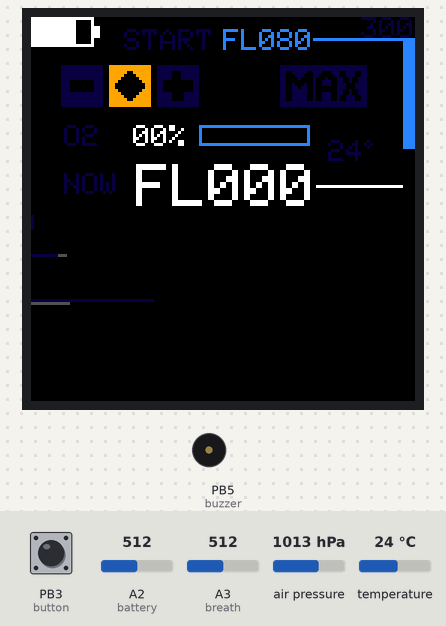
The sketch below on a simulated ATtiny85, built with avr-gcc and run on an emulated ATtiny85. Parts: 128×128 colour display, buzzer (waves = sounding, pin HIGH). The test bench sets the inputs (shaded band); at power-on: air pressure 1013 hPa, A2 (battery) = 512, A3 (breath) = 512, PB3 (button) HIGH, temperature 24 °C.

Above: at 5.6 s.
5.7 s: air pressure set to 952 hPa
At 6.54 s:
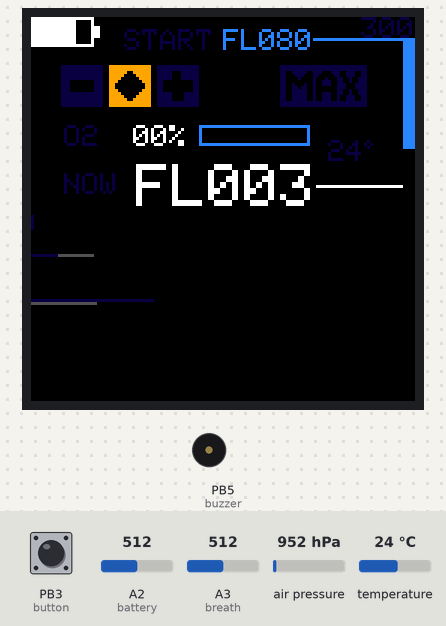
7.4 s: A2 (battery) set to 716
At 7.57 s:
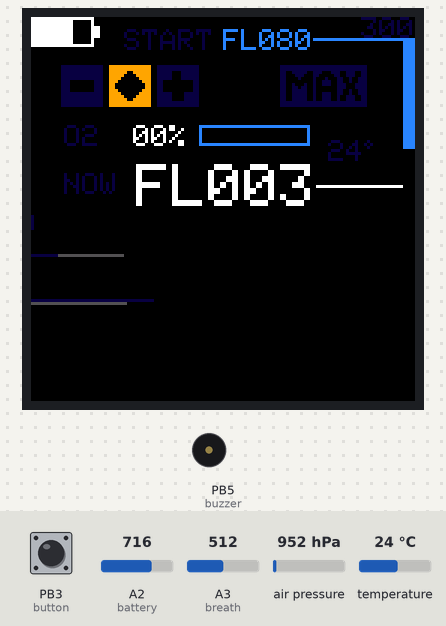
8.9 s: A2 (battery) set to 700
At 10.67 s:
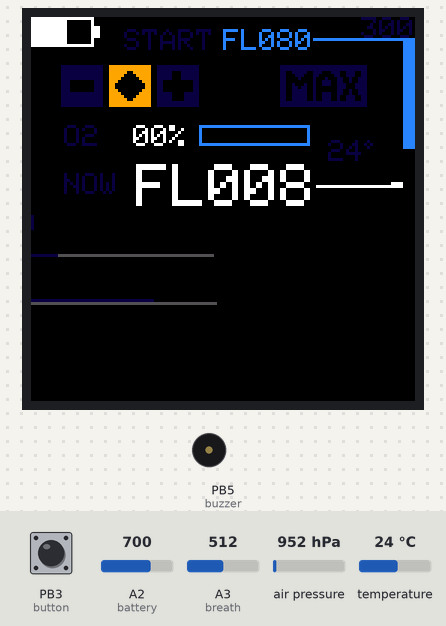
11.9 s: A2 (battery) set to 685
At 13.57 s:
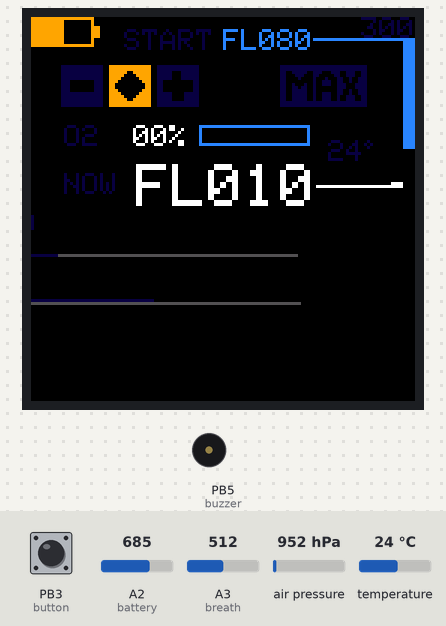
15.2 s: A2 (battery) set to 306
At 22.53 s:
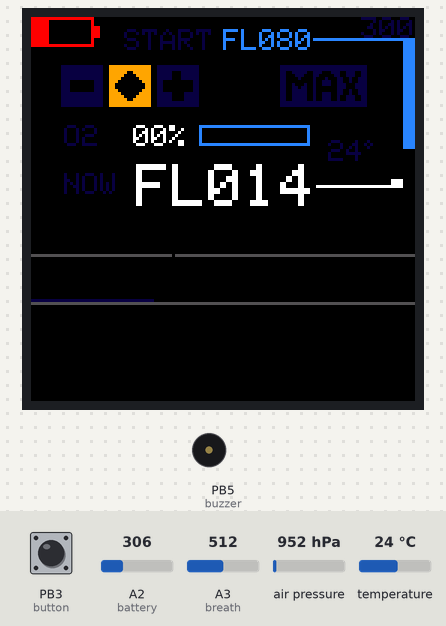
22.7 s: A3 (breath) set to 716
At 22.84 s:
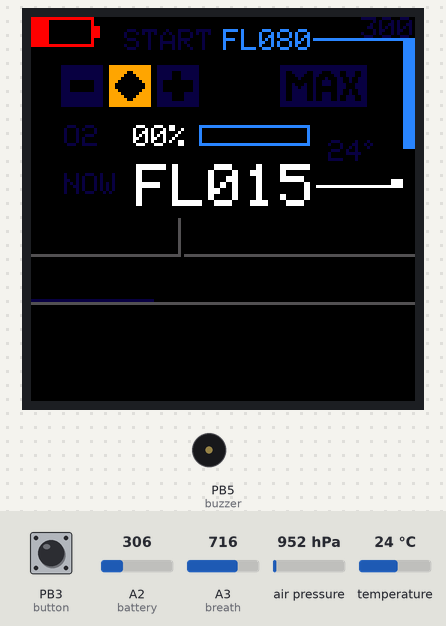

The sketch:

firmware.ino
```cpp
// (licence header left out)
// Developed on Arduino 1.6.9

// version
#define VERSION "0.9.1"

// debug switches
// #define SIMULATE_ALTITUDE 4500

// display pins
#define sclk 13
#define mosi 11
#define dc   8
#define cs   10
#define rst  9

// barometric I2C
#define baro_scl A4
#define baro_sda A5

#define breath A3    // differential pressure sensor
#define button 3     // ui button
#define buzzer 5     // piezo buzzer
#define battery A2   // battery voltage
#define valve 6      // air valve

// Color definitions
// use this python code to generate
// def color16bit(r,g,b):  # r,g,b ... 0-255
//    return hex(((((r >> 3) << 6) | g >> 2) << 5) | b >> 3)
#define	BLACK           0x0000
#define	BLUE            0x001F
#define	RED             0xF800
#define	GREEN           0x07E0
#define CYAN            0x07FF
#define OXYBLUE         0x2C3F
#define MAGENTA         0xF81F
#define YELLOW          0xFFE0
#define WHITE           0xFFFF
#define GRAY            0x7BEF
#define DARKGRAY        0x528A
#define ORANGE          0xFC23
#define UIORANGE        0xFD20
#define DARKORANGE      0xFD20
#define NAVY            0x000F
#define DARKGREEN       0x03E0
#define DARKCYAN        0x03EF
#define MAROON          0x7800
#define PURPLE          0x780F
#define OLIVE           0x7BE0
#define LIGHTGRAY       0xC618
#define DARKBLUE        0x0808
#define DARKRED         0x7080
#define GREENYELLOW     0xAFE5
#define PINK            0xF81F

#include <SPI.h>
#include "Adafruit_GFX.h"
#include "Adafruit_SSD1351.h"

#include <Wire.h>
#include "Adafruit_Sensor.h"
#include "Adafruit_BMP085_U.h"

extern "C" {
  #include "rhythm.h"
  #include "bitmaps.c"
}

// breathing sensor
uint16_t last_sense_breathing = 0;      // for sample timing
uint16_t last_sense_breathing_dur = 0;  // for samble timing
int breathval = 0;
uint16_t graph_col = DARKGRAY;

// altitude sensor
uint16_t last_sense_altitude = 0;
uint16_t last_sense_altitude_dur = 0;
int pressure = 0;
int temperature = 0;
int altitude = 0;  // pressure alt (bases on 1013 hPa)
float altitude_smoothed = 0;
// barometric sensor via I2C
Adafruit_BMP085_Unified bmp = Adafruit_BMP085_Unified(10085);

// oxygen setting related
#define METERS2FEET 3.28084
#define OXYGEN_100PCT_FL 300  // FL300
#define OXYGEN_100PCT_ALTITUDE 9144  // FL300
int oxygen_start_fls[] = {80, 50}; // FL80, FL50, CAREFUL: length 2 expected
int oxygen_start_alts[] = {2625, 1524}; // FL80, FL50, CAREFUL: length 2 expected
uint8_t alt_setting = 0;  // used as index in above arrays
int oxygen_pct = 0;

// battery voltage monitoring
uint16_t last_sense_battery = 0;
uint16_t last_sense_battery_dur = 0;
float bat_pct = 0.9;
uint16_t bat_col = WHITE;

// interface
volatile bool button_short_handled = true;
volatile uint16_t last_button = 0;
volatile uint16_t last_button_dur = 0;
bool state = LOW;
// adjustment percentages, applied to oxygen_pct
float adj_pcts[] = {0.7, 1.0, 1.3, 100.0};  // CAREFUL: length 4 expected
uint8_t adj_setting = 0;  // will be 1 after registering interrupt
#define SAMPLES_GRAPH_WIDTH 128
uint8_t samplepos = 0;
char charBuf[50];
// display via SPI, 128x96
Adafruit_SSD1351 tft = Adafruit_SSD1351(cs, dc, rst);


void onButton() {
  state = !state;
  last_button_dur = millis()-last_button;
  last_button = millis();
  if (state && last_button_dur > 40) {  // filter bounces
    button_short_handled = false;
  }
}


void setup(void) {
  analogReference(EXTERNAL);
  pinMode(breath, INPUT);
  pinMode(button, INPUT_PULLUP);
  pinMode(valve, OUTPUT);
  pinMode(buzzer, OUTPUT);
  pinMode(battery, INPUT);
  // analogWrite(buzzer, 150);

  // check for button held during power up
  bool button_held = false;
  if (!digitalRead(button)) { // pressed
    button_held = true;
  }

  // Serial.begin(9600);
  // Serial.println("init");
  tft.begin();
  //tft.setRotation(1);  // 1: 90 clockwise, 2: 180, 3: 270
  tft.fillScreen(BLACK);

  /* Initialise the barometric sensor */
  if(!bmp.begin())
  {
    /* There was a problem detecting the BMP085 ... check your connections */
    // Serial.print("Ooops, no BMP085 detected ... Check your wiring or I2C ADDR!");
    while(1);
  }

  // testtriangles();
  // tft.invert(true);
  // title animation
  tft.drawXBitmap(20, 76, glider_bits, glider_width, glider_height, WHITE);
  delay(200);
  tft.fillScreen(BLACK);
  tft.drawXBitmap(20, 56, glider_bits, glider_width, glider_height, WHITE);
  tft.drawXBitmap(-60, 65, cloud_left_bits, cloud_left_width, cloud_left_height, WHITE);
  tft.drawXBitmap(133, 65, cloud_right_bits, cloud_right_width, cloud_right_height, WHITE);
  delay(200);
  tft.fillScreen(BLACK);
  tft.drawXBitmap(20, 36, glider_bits, glider_width, glider_height, WHITE);
  tft.drawXBitmap(-40, 65, cloud_left_bits, cloud_left_width, cloud_left_height, WHITE);
  tft.drawXBitmap(113, 65, cloud_right_bits, cloud_right_width, cloud_right_height, WHITE);
  delay(200);
  tft.fillScreen(BLACK);
  tft.drawXBitmap(20, 16, glider_bits, glider_width, glider_height, WHITE);
  tft.drawXBitmap(-20, 65, cloud_left_bits, cloud_left_width, cloud_left_height, WHITE);
  tft.drawXBitmap(93, 65, cloud_right_bits, cloud_right_width, cloud_right_height, WHITE);
  delay(200);
  tft.fillScreen(BLACK);
  tft.drawXBitmap(20, -14, glider_bits, glider_width, glider_height, GRAY);
  tft.drawXBitmap(0, 35, cloud_left_bits, cloud_left_width, cloud_left_height, GRAY);
  tft.drawXBitmap(73, 35, cloud_right_bits, cloud_right_width, cloud_right_height, GRAY);
  delay(200);
  tft.fillScreen(BLACK);
  tft.drawXBitmap(20, -44, glider_bits, glider_width, glider_height, GRAY);
  tft.drawXBitmap(0, 5, cloud_left_bits, cloud_left_width, cloud_left_height, GRAY);
  tft.drawXBitmap(73, 5, cloud_right_bits, cloud_right_width, cloud_right_height, GRAY);
  delay(200);
  tft.fillScreen(BLACK);
  tft.setTextSize(2);
  displayText("WAVEGLIDE", 12, 28, ORANGE);
  tft.setTextSize(1);
  displayText("firmware   v", 12, 50, ORANGE);
  displayText(VERSION, 86, 50, WHITE);
  displayText("(beta testing only)", 8, 64, GRAY);
  delay(3000);
  tft.fillScreen(BLACK);

  // build GUI
  //
  displayText("START", 31, 4, DARKBLUE);
  displayText("FL080", 64, 4, OXYBLUE);
  tft.drawLine(94, 7, 127, 7, OXYBLUE);
  // tft.fillRect(124, 8, 4, 48, OXYBLUE);
  tft.fillRect(124, 8, 4, map(oxygen_start_fls[alt_setting], 0, OXYGEN_100PCT_FL, 48, 0), OXYBLUE);
  displayText("300", 110, 0, DARKBLUE);

  adj_draw_rects();
  tft.fillRect(26, 16, 14, 14, UIORANGE);
  adj_draw_symbols();

  displayText("O2", 11, 36, DARKBLUE);
  tft.fillRect(56, 36, 37, 7, OXYBLUE);
  displayText("100%", 28, 36, WHITE);

  displayText("NOW", 11, 52, DARKBLUE);
  tft.setTextSize(2);
  displayText("FL000", 35, 49, WHITE);
  tft.setTextSize(1);
  tft.drawLine(95, 56, 123, 56, WHITE);
  // tft.fillRect(124, 48, 4, 8, WHITE);
  // temperature
  displayText("00", 99, 41, DARKBLUE);
  tft.drawPixel(112, 41, DARKBLUE);
  tft.drawPixel(112, 43, DARKBLUE);
  tft.drawPixel(111, 42, DARKBLUE);
  tft.drawPixel(113, 42, DARKBLUE);
  displayText("0", 123, 57, DARKBLUE);


  // set alt mode
  if (button_held) {
    // If button was helled during power-up set to next alt mode.
    // Specifically this means oxygenation starts at a higher alt.
    alt_setting++;
    if (alt_setting >= 2) { alt_setting = 0; }
    sprintf(charBuf, "FL%03i", oxygen_start_fls[alt_setting]);
    // draw
    if (alt_setting == 0) {
      tft.fillRect(63, 4, 32, 7, BLACK);
      displayText(charBuf, 64, 4, OXYBLUE);
      tft.fillRect(124, 8, 4, 48, OXYBLUE);
    } else if (alt_setting == 1) {
      tft.fillRect(63, 4, 32, 7, OXYBLUE);
      displayText(charBuf, 64, 4, BLACK);
      tft.fillRect(124, 8, 4, 48, BLACK);
      tft.fillRect(124, 8, 4, map(oxygen_start_fls[alt_setting], 0, OXYGEN_100PCT_FL, 48, 0), OXYBLUE);
    }
  }

  // enable button interrupt
  attachInterrupt(digitalPinToInterrupt(button), onButton, CHANGE);
}


void loop() {
  last_sense_breathing_dur = millis()-last_sense_breathing;
  if (last_sense_breathing_dur > RHYTHM_TEMPRES) {
    sense_breathing();
    last_sense_breathing = millis();
  }

  last_sense_altitude_dur = millis()-last_sense_altitude;
  if (last_sense_altitude_dur > RHYTHM_TEMPRES*20) {
    sense_altitude();
    last_sense_altitude = millis();
  }

  last_sense_battery_dur = millis()-last_sense_battery;
  if (last_sense_battery_dur > RHYTHM_TEMPRES*30) {
    sense_battery();
    last_sense_battery = millis();
  }

  // handle short button press
  if (!button_short_handled) {
    handle_short_button();
    button_short_handled = true;
  }
}


void sense_breathing() {
  breathval = analogRead(breath);
  rhythm_addval(breathval);
  // Serial.println(breathval);
  int val = (breathval-rhythm_get_baseline())*0.4;
  if (val > 12) { val = 12; }
  if (val < -12) { val = -12; }
  if (!baseline_set()) { graph_col = DARKBLUE; }
  tft.drawLine(samplepos, 79, samplepos, 79-val, graph_col);
  if (samplepos+1 < tft.width()) {
   tft.drawLine(samplepos+1, 93, samplepos+1, 64, BLACK);
  } else {
   tft.drawLine(0, 93, 0, 64, BLACK);
  }
  if (++samplepos == SAMPLES_GRAPH_WIDTH) { samplepos = 0; } // inc, wrap

  if (rhythm_oxygen(oxygen_pct)) {
    digitalWrite(valve, HIGH);
    graph_col = OXYBLUE;
  } else {
    digitalWrite(valve, LOW);
    graph_col = DARKGRAY;
  }

  // display period
  tft.drawLine(0, 94, tft.width(), 94, BLACK);
  tft.drawLine(0, 94, rhythm_get_period(), 94, DARKBLUE);

  // display phase
  tft.drawLine(0, 95, tft.width(), 95, BLACK);
  tft.drawLine(0, 95, rhythm_get_phase(), 95, DARKGRAY);

}


void sense_altitude() {
  sensors_event_t event;
  bmp.getEvent(&event);

  // Display the results (barometric pressure is measure in hPa)
  if (event.pressure) {
    pressure = round(event.pressure);
    float temp;
    bmp.getTemperature(&temp);
    temperature = round(temp);
    // print numeral
    sprintf(charBuf, "%02i", constrain(temperature, 0, 99));
    tft.fillRect(99, 41, 12, 7, BLACK);
    displayText(charBuf, 99, 41, DARKBLUE);
    // Serial.print("Temperature: ");
    // Serial.print(temp);
    // Serial.println(" C");

    float seaLevelPressure = SENSORS_PRESSURE_SEALEVELHPA;
    altitude = round(bmp.pressureToAltitude(seaLevelPressure,
                                            event.pressure,
                                            temperature));
    if (altitude < altitude_smoothed + 20000
        && altitude > altitude_smoothed - 1000) {
      #ifdef SIMULATE_ALTITUDE
      altitude_smoothed = SIMULATE_ALTITUDE;
      #else
      altitude_smoothed = 0.8*altitude_smoothed + 0.2*altitude;
      #endif
      set_oxygen_pct(altitude_smoothed);
    } else {
      // reject
    }
    // print numeral, flight level, in feet, /100, rounded to nearest 500
    // int flight_level = round((altitude_smoothed * METERS2FEET)/500) * 5;
    // flight level, do not round to nearest 500
    int flight_level = round((altitude_smoothed * METERS2FEET)/100);
    flight_level = constrain(flight_level, 0, OXYGEN_100PCT_FL);
    sprintf(charBuf, "%03i", flight_level);
    tft.fillRect(59, 49, 36, 14, BLACK);
    tft.setTextSize(2);
    displayText(charBuf, 59, 49, WHITE);
    tft.setTextSize(1);
    tft.fillRect(120, 8, 4, 48, BLACK);
    int flheight = map(flight_level, 0, OXYGEN_100PCT_FL, 0, 48);
    tft.fillRect(120, 8+(48-flheight), 4, flheight, WHITE);
  } else {
    // Serial.println("Sensor error");
  }
}


void set_oxygen_pct(float alt) {
  // required oxygen by altitude see ch.12 "Dancing with the Wind" by Clement
  // FL000 - 21%
  // FL050 - 25%
  // FL100 - 30%
  // FL150 - 37%
  // FL200 - 45%
  // FL250 - 56%
  // FL300 - 70%
  //
  // Let's assume the following:
  // - nose cannula cannot supply more than 70% tops
  // - average tidal lung volume is 500ml, https://en.wikipedia.org/wiki/Tidal_volume
  // - the average inhale freq is 12/min or 0.2Hz
  // - the average inhalation volume is 6l/min, regulator is set to it
  //
  // The question is how long (pct of inhalation time) needs to be oxygenated
  // full (70%) to achieve the oxygen levels of the above table.
  // 70*(pct/100.0) + 21*(1.0-(pct/100.0)) =  required_o2_pct
  //
  // Oxygenation times:
  // FL000 -    0m -   0%
  // FL050 - 1524m -   8%
  // FL100 - 3048m -  19%
  // FL150 - 4572m -  33%
  // FL200 - 6096m -  49%
  // FL250 - 7620m -  72%
  // FL300 - 9144m - 100%
  //
  // Need function to produce these factors:
  //    0 -> 0
  // 1524 -> 0.00525
  // 3048 -> 0.00623
  // 4572 -> 0.00722
  // 6096 -> 0.00803
  // 7620 -> 0.00945
  // 9144 -> 0.01094
  //
  // Fitting these values:
  // [[1524,0.00525], [3048,0.00623], [4572,0.00722], [6096,0.00803], [7620,0.00945], [9144,0.01094]]
  // came up with this (using the "Fit" command on WolframAlpha):
  // (0.0000008*x**2+ 0.0036*x)
  // (0.00000084*x**2+ 0.00347*x)-2 - norm curve (less for initial O2 bursts)
  // (0.00000134*x**2+ 0.0036*x) - high curve
  // ((0.00000180*(x-1400)**2)+3) - low curve

  if (adj_setting == 3) {  // max setting -> 100%
    oxygen_pct = 100;
  } else {
    // set a oxygen percentaged based on altitude
    if (alt > oxygen_start_alts[alt_setting]) {
      if (alt < OXYGEN_100PCT_ALTITUDE) {
        // oxygen_pct = map(alt, 0, OXYGEN_100PCT_ALTITUDE, 0, 100); // linearly
        // oxygen_pct = (0.0000008*alt + 0.0036)*alt; // above function
        oxygen_pct = ((0.00000180*(alt-1400)*(alt-1400))+3);  // above function
      } else {
        oxygen_pct = 100; // 100%
      }
    } else {
      oxygen_pct = 0; // 0%, below start altitude
    }
    // apply adjustement setting
    oxygen_pct = oxygen_pct * adj_pcts[adj_setting];
    oxygen_pct = constrain(oxygen_pct, 0, 100);
  }
  // Display
  tft.fillRect(28, 36, 18, 7, BLACK);
  int pctwidth = map(oxygen_pct, 0, 100, 0, 35);
  if (oxygen_pct < 100) {
    sprintf(charBuf, "%02i", oxygen_pct);
    displayText(charBuf, 34, 36, WHITE);
    tft.fillRect(57, 37, pctwidth, 5, OXYBLUE);
    tft.fillRect(57+pctwidth, 37, 35-pctwidth, 5, BLACK);
  } else if (oxygen_pct >= 100) {
    sprintf(charBuf, "%i", oxygen_pct);
    displayText(charBuf, 28, 36, WHITE);
    tft.fillRect(57, 37, 35, 5, OXYBLUE);
  }
}


void sense_battery() {
  // AREF used, 0-5.09 -> 0-1023
  // 3.2V low-battery, map this to 0
  // 3.7 to max
  float batvolts = analogRead(battery) * (5.04/1023.0); // map to 0-5.09
  float newbat_pct = 0.0;
  if (batvolts <= 3.2) {
    newbat_pct = 0.0;
  } else if (batvolts >= 4.1) {
    newbat_pct = 1.0;
  } else {
    newbat_pct = (batvolts - 3.2) * 1.11;  // * 1/(4.1-3.2)
  }
  // smooth in
  bat_pct = 0.8*bat_pct + 0.2*newbat_pct;
  // color
  if (bat_pct > 0.5) {
    bat_col = WHITE;
  } else if (bat_pct > 0.3) {
    bat_col = DARKORANGE;
  } else {
    bat_col = RED;
  }
  // print numeral
  // sprintf(charBuf, "%03i", round(bat_pct*100));
  // tft.fillRect(95, 21, 6*4, 7, BLACK);
  // displayText(charBuf, 95, 21, bat_col);
  // displayText("%", 95+18, 21, bat_col);

  // print symbol
  tft.fillRect(0, 0, 23, 10, BLACK);
  // outline
  tft.drawLine(0, 0, 20, 0, bat_col);
  tft.drawLine(20, 1, 20, 8, bat_col);
  tft.fillRect(21, 3, 2, 4, bat_col);
  tft.drawLine(20, 9, 0, 9, bat_col);
  tft.drawLine(0, 8, 0, 1, bat_col);
  // charge level
  uint8_t level = round(bat_pct*20);
  tft.fillRect(1, 1, level, 8, bat_col);
}


void handle_short_button() {
  adj_setting++;
  if (adj_setting >= 4) { adj_setting = 0; }
  // draw
  if (adj_setting == 0) {
    adj_draw_rects();
    tft.fillRect(10, 16, 14, 14, UIORANGE);
    adj_draw_symbols();
  } else if (adj_setting == 1) {
    adj_draw_rects();
    tft.fillRect(26, 16, 14, 14, UIORANGE);
    adj_draw_symbols();
  } else if (adj_setting == 2) {
    adj_draw_rects();
    tft.fillRect(42, 16, 14, 14, UIORANGE);
    adj_draw_symbols();
  } else if (adj_setting == 3) {
    adj_draw_rects();
    tft.fillRect(83, 16, 29, 14, UIORANGE);
    adj_draw_symbols();
  }
  // update oxygen_pct
  set_oxygen_pct(altitude_smoothed);
}

void adj_draw_rects() {
  tft.fillRect(10, 16, 14, 14, DARKBLUE);
  tft.fillRect(26, 16, 14, 14, DARKBLUE);
  tft.fillRect(42, 16, 14, 14, DARKBLUE);
  tft.fillRect(83, 16, 29, 14, DARKBLUE);
}

void adj_draw_symbols() {
  // 0
  tft.fillRect(13, 21, 8, 4, BLACK);
  // 1
  tft.drawLine(32, 18, 33, 18, BLACK);
  tft.drawLine(31, 19, 34, 19, BLACK);
  tft.drawLine(30, 20, 35, 20, BLACK);
  tft.drawLine(29, 21, 36, 21, BLACK);
  tft.drawLine(28, 22, 37, 22, BLACK);
  tft.drawLine(28, 23, 37, 23, BLACK);
  tft.drawLine(29, 24, 36, 24, BLACK);
  tft.drawLine(30, 25, 35, 25, BLACK);
  tft.drawLine(31, 26, 34, 26, BLACK);
  tft.drawLine(32, 27, 33, 27, BLACK);
  // 2
  tft.fillRect(47, 18, 3, 3, BLACK);
  tft.fillRect(44, 21, 10, 4, BLACK);
  tft.fillRect(47, 25, 4, 3, BLACK);
  // 3
  tft.fillRect(60, 21, 19, 4, BLACK);
  tft.fillRect(63, 18, 4, 3, BLACK);
  tft.fillRect(72, 18, 4, 3, BLACK);
  tft.fillRect(63, 25, 4, 3, BLACK);
  tft.fillRect(72, 25, 4, 3, BLACK);
  // 4
    // M
  tft.fillRect(85, 18, 2, 10, BLACK);
  tft.fillRect(92, 18, 2, 10, BLACK);
  tft.drawLine(87, 19, 87, 21, BLACK);
  tft.drawLine(88, 20, 88, 22, BLACK);
  tft.drawLine(89, 21, 89, 23, BLACK);
  tft.drawLine(90, 20, 90, 22, BLACK);
  tft.drawLine(91, 19, 91, 21, BLACK);
    // A
  tft.fillRect(95, 20, 2, 8, BLACK);
  tft.fillRect(100, 20, 2, 8, BLACK);
  tft.fillRect(97, 23, 3, 2, BLACK);
  tft.drawLine(96, 19, 100, 19, BLACK);
  tft.drawLine(97, 18, 99, 18, BLACK);
  tft.drawPixel(97, 20, BLACK);
  tft.drawPixel(99, 20, BLACK);
    //X
  tft.fillRect(103, 18, 2, 2, BLACK);
  tft.fillRect(108, 18, 2, 2, BLACK);
  tft.fillRect(104, 20, 2, 2, BLACK);
  tft.fillRect(107, 20, 2, 2, BLACK);
  tft.fillRect(104, 24, 2, 2, BLACK);
  tft.fillRect(107, 24, 2, 2, BLACK);
  tft.fillRect(103, 26, 2, 2, BLACK);
  tft.fillRect(108, 26, 2, 2, BLACK);
  tft.fillRect(105, 22, 3, 2, BLACK);
}


void displayText(char *text, int16_t x, int16_t y, uint16_t color) {
  tft.setCursor(x,y);
  tft.setTextColor(color);
  tft.print(text);
}
```

rhythm.h
```cpp
// (licence header left out)
#ifndef rhythm_h
#define rhythm_h

#define RHYTHM_TEMPRES 100  // temporal resolution in ms

// void rhythm_init();

void rhythm_addval(int val);
bool rhythm_oxygen(int dur_pct);
uint8_t rhythm_get_period();
uint8_t rhythm_get_phase();
bool baseline_set();
int rhythm_get_baseline();

#endif
```

Source omitted: bitmaps.c (data table, 3899 bytes), rhythm.c (5836 bytes), glcdfont.c (data table, 8433 bytes)

Measured:
- the behaviour switches between 693 and 692 on A2 (battery) (found by bisection; images 3 and 4)
- after the input at 11.9 s, the display: first differs from a run without the input after 1.6 s (image 4 shows a later state)
